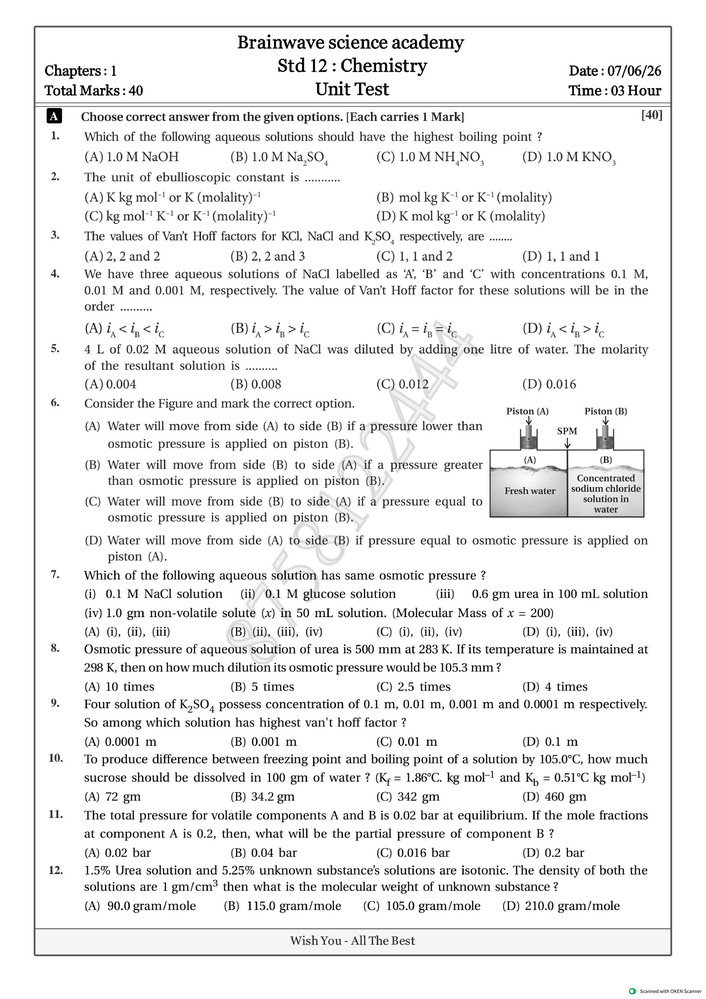
#> input picture scratch/page1.png, 706 x 999 px, shrunk from 3719 x 5263 before the run, found by its file name
$ python crop_diagram.py
#> lines starting #> are read from the running program, lines starting #| are printed output that depends on the picture
from PIL import Image
import os

def main():
    img_path = "c:/Users/dell/Desktop/coaching/scratch/page1.png"
    if not os.path.exists(img_path):
        print("page1.png not found.")
        return

    img = Image.open(img_path)
#> img is the input picture: PIL image 706x999 RGB; mean R, G, B 237.1, 237.1, 237.1
    width, height = img.size
#> width = 706; height = 999
    print(f"Image dimensions: {width} x {height}")
#| Image dimensions: 706 x 999

    # Let's try to crop the diagram on the right side of Q6.
    # Q6 is vertically located roughly around 40% to 52% of the page height.
    # Horizontally, the diagram is on the right side, roughly 68% to 92% of the page width.

    # Test Crop 1
    left = int(width * 0.65)
#> left = 458
    top = int(height * 0.38)
#> top = 379
    right = int(width * 0.95)
#> right = 670
    bottom = int(height * 0.52)
#> bottom = 519

    cropped = img.crop((left, top, right, bottom))
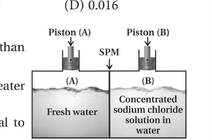
#> cropped: PIL image 212x140 RGB; min 0, max 255, mean 228.3
    cropped.save("c:/Users/dell/Desktop/coaching/scratch/q6_diagram_test.png")
    print("Test crop saved to scratch/q6_diagram_test.png")

if __name__ == "__main__":
    main()

$ run again, with scratch/chapter6_page2.png copied over scratch/page1.png
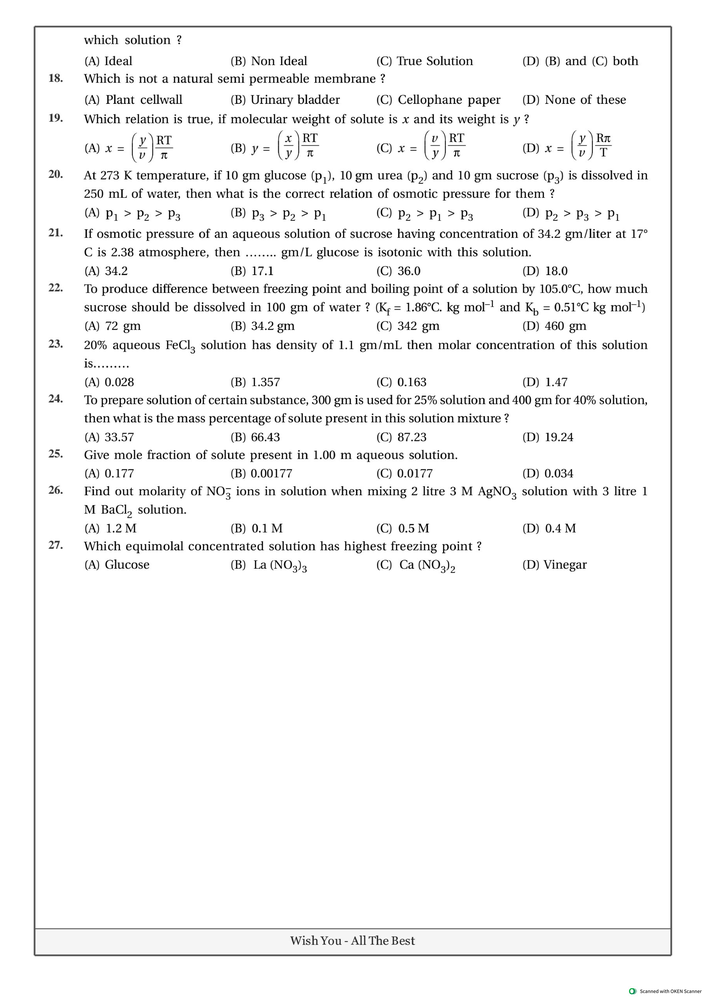
#> input picture scratch/chapter6_page2.png, 706 x 999 px, shrunk from 3719 x 5263 before the run, found by its file name
#> in main, img is the input picture: PIL image 706x999 RGB; mean R, G, B 244.6, 244.6, 244.6
#| Image dimensions: 706 x 999
#> in main, `cropped = img.crop((left, top, right, bottom))`:
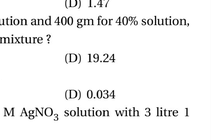
#> cropped: PIL image 212x140 RGB; min 0, max 255, mean 243.4

$ run again, with scratch/chapter6_page3.png copied over scratch/page1.png
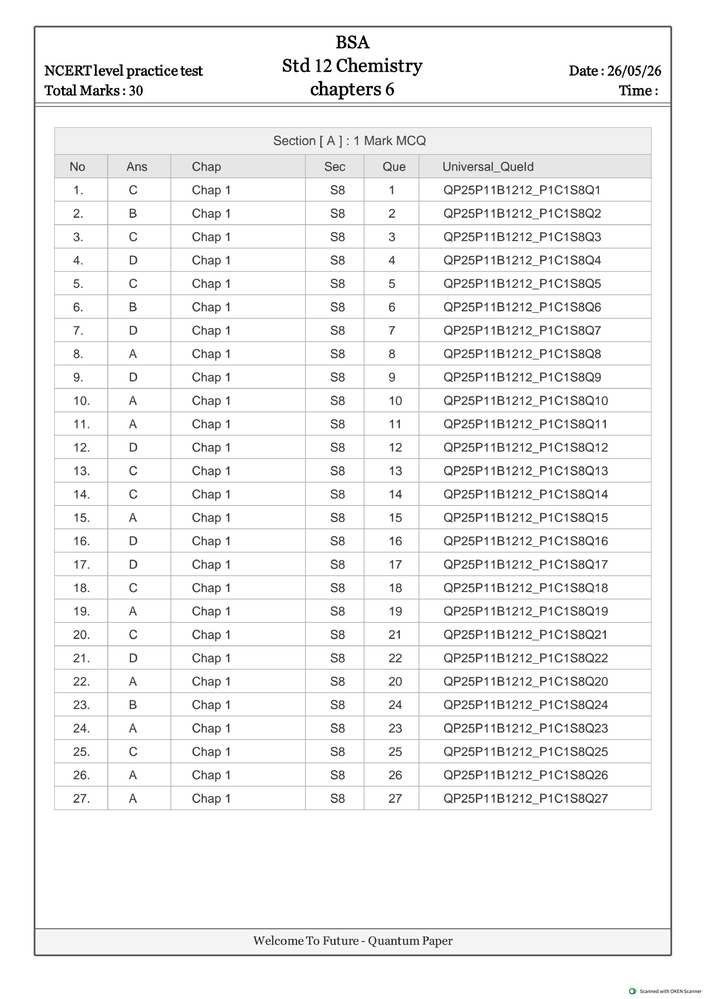
#> input picture scratch/chapter6_page3.png, 706 x 999 px, shrunk from 3719 x 5263 before the run, found by its file name
#> in main, img is the input picture: PIL image 706x999 RGB; mean R, G, B 243.1, 243.1, 243.1
#| Image dimensions: 706 x 999
#> in main, `cropped = img.crop((left, top, right, bottom))`:
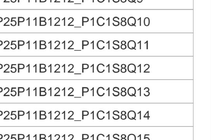
#> cropped: PIL image 212x140 RGB; min 26, max 255, mean 235

$ run again, with scratch/q19_only.png copied over scratch/page1.png
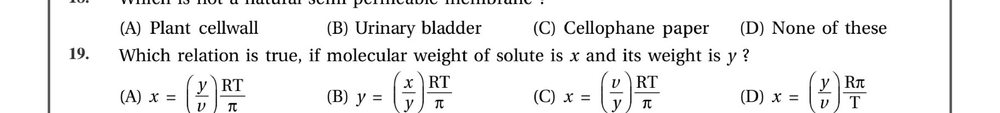
#> input picture scratch/q19_only.png, 1000 x 113 px, shrunk from 3719 x 421 before the run, found by its file name
#> in main, img is the input picture: PIL image 1000x113 RGB; min 0, max 255, mean 239.3
#| Image dimensions: 1000 x 113
#> in main, `cropped = img.crop((left, top, right, bottom))`:
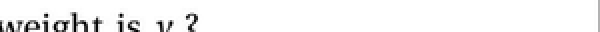
#> cropped: PIL image 300x16 RGB (shown 2 times larger); min 0, max 255, mean 244.1
